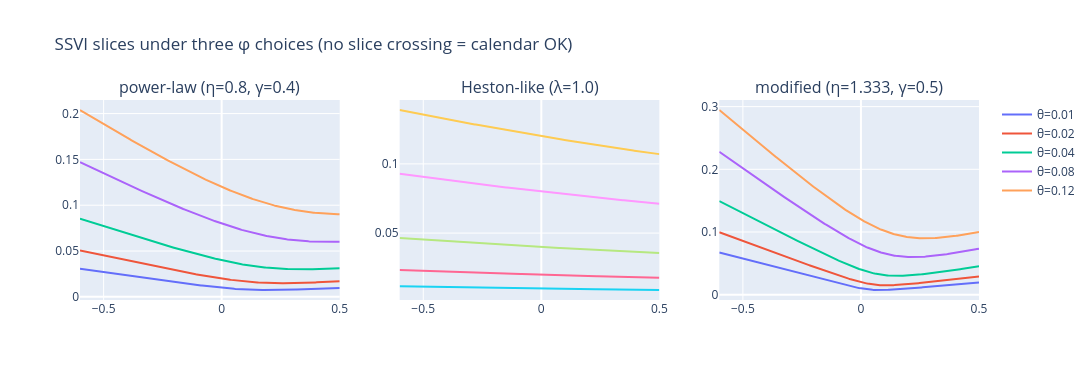

Source (notebook cell):
### Code cell
# visual: the three phi's smiles at theta grid
kk = np.linspace(-0.6, 0.5, 250)
fig = make_subplots(rows=1, cols=3, subplot_titles=[r[0].split(" [")[0] for r in rows])
for j, (name, fn, kw) in enumerate(rows, start=1):
    for th in TH:
        fig.add_trace(go.Scatter(x=kk, y=ssvi_w_phi(kk, th, RHO, fn(th, **kw)),
                                 name=f"θ={th}", showlegend=(j == 1)), 1, j)
fig.update_layout(width=1100, height=380,
                  title="SSVI slices under three φ choices (no slice crossing = calendar OK)")
fig.show()

### Figure 1 — Plotly figure (JSON) as saved in the notebook; plotly's stock layout.template omitted (floating-point values rounded to 4 significant figures; data arrays with more than 128 entries replaced by an {"elided": "..."} marker saying what was removed)
{"data": [{"name": "θ=0.01", "showlegend": true, "type": "scatter", "x": {"elided": "250 float values"}, "xaxis": "x", "y": {"elided": "250 float values"}, "yaxis": "y"}, {"name": "θ=0.02", "showlegend": true, "type": "scatter", "x": {"elided": "250 float values"}, "xaxis": "x", "y": {"elided": "250 float values"}, "yaxis": "y"}, {"name": "θ=0.04", "showlegend": true, "type": "scatter", "x": {"elided": "250 float values"}, "xaxis": "x", "y": {"elided": "250 float values"}, "yaxis": "y"}, {"name": "θ=0.08", "showlegend": true, "type": "scatter", "x": {"elided": "250 float values"}, "xaxis": "x", "y": {"elided": "250 float values"}, "yaxis": "y"}, {"name": "θ=0.12", "showlegend": true, "type": "scatter", "x": {"elided": "250 float values"}, "xaxis": "x", "y": {"elided": "250 float values"}, "yaxis": "y"}, {"name": "θ=0.01", "showlegend": false, "type": "scatter", "x": {"elided": "250 float values"}, "xaxis": "x2", "y": {"elided": "250 float values"}, "yaxis": "y2"}, {"name": "θ=0.02", "showlegend": false, "type": "scatter", "x": {"elided": "250 float values"}, "xaxis": "x2", "y": {"elided": "250 float values"}, "yaxis": "y2"}, {"name": "θ=0.04", "showlegend": false, "type": "scatter", "x": {"elided": "250 float values"}, "xaxis": "x2", "y": {"elided": "250 float values"}, "yaxis": "y2"}, {"name": "θ=0.08", "showlegend": false, "type": "scatter", "x": {"elided": "250 float values"}, "xaxis": "x2", "y": {"elided": "250 float values"}, "yaxis": "y2"}, {"name": "θ=0.12", "showlegend": false, "type": "scatter", "x": {"elided": "250 float values"}, "xaxis": "x2", "y": {"elided": "250 float values"}, "yaxis": "y2"}, {"name": "θ=0.01", "showlegend": false, "type": "scatter", "x": {"elided": "250 float values"}, "xaxis": "x3", "y": {"elided": "250 float values"}, "yaxis": "y3"}, {"name": "θ=0.02", "showlegend": false, "type": "scatter", "x": {"elided": "250 float values"}, "xaxis": "x3", "y": {"elided": "250 float values"}, "yaxis": "y3"}, {"name": "θ=0.04", "showlegend": false, "type": "scatter", "x": {"elided": "250 float values"}, "xaxis": "x3", "y": {"elided": "250 float values"}, "yaxis": "y3"}, {"name": "θ=0.08", "showlegend": false, "type": "scatter", "x": {"elided": "250 float values"}, "xaxis": "x3", "y": {"elided": "250 float values"}, "yaxis": "y3"}, {"name": "θ=0.12", "showlegend": false, "type": "scatter", "x": {"elided": "250 float values"}, "xaxis": "x3", "y": {"elided": "250 float values"}, "yaxis": "y3"}], "layout": {"annotations": [{"font": {"size": 16}, "showarrow": false, "text": "power-law (η=0.8, γ=0.4)", "x": 0.1444, "xanchor": "center", "xref": "paper", "y": 1, "yanchor": "bottom", "yref": "paper"}, {"font": {"size": 16}, "showarrow": false, "text": "Heston-like (λ=1.0)", "x": 0.5, "xanchor": "center", "xref": "paper", "y": 1, "yanchor": "bottom", "yref": "paper"}, {"font": {"size": 16}, "showarrow": false, "text": "modified (η=1.333, γ=0.5)", "x": 0.8556, "xanchor": "center", "xref": "paper", "y": 1, "yanchor": "bottom", "yref": "paper"}], "height": 380, "title": {"text": "SSVI slices under three φ choices (no slice crossing = calendar OK)"}, "width": 1100, "xaxis": {"anchor": "y", "domain": [0, 0.2889]}, "xaxis2": {"anchor": "y2", "domain": [0.3556, 0.6444]}, "xaxis3": {"anchor": "y3", "domain": [0.7111, 1]}, "yaxis": {"anchor": "x", "domain": [0, 1]}, "yaxis2": {"anchor": "x2", "domain": [0, 1]}, "yaxis3": {"anchor": "x3", "domain": [0, 1]}}}
